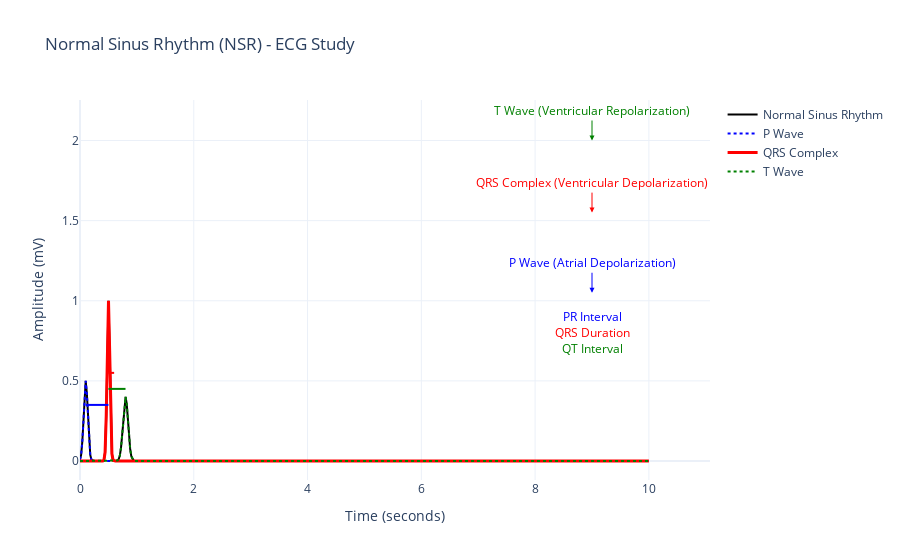

Notebook code cell kept with this figure:
### Markdown cell above
## Normal Sinus Rhythm (NSR)
Normal sinus rhythm (NSR) is the normal electrical pattern of the heart. It is characterized by:

## Regular rhythm
P wave before each QRS complex
Consistent PR interval
Heart rate of 60-100 bpm
This is the baseline rhythm in a healthy heart.

### Code cell
import plotly.graph_objects as go
import numpy as np


time = np.linspace(0, 10, 500)

# Simulated components of an ECG waveform
p_wave = np.exp(-((time - 0.1) ** 2) / 0.0025) * 0.5  
qrs_complex = np.exp(-((time - 0.5) ** 2) / 0.0012)  
t_wave = np.exp(-((time - 0.8) ** 2) / 0.004) * 0.4


ecg_waveform = p_wave + qrs_complex + t_wave


fig = go.Figure()

fig.add_trace(go.Scatter(
    x=time, 
    y=ecg_waveform, 
    mode='lines', 
    name='Normal Sinus Rhythm',
    line=dict(color="black")
))

fig.add_trace(go.Scatter(
    x=time, 
    y=p_wave, 
    mode='lines', 
    name='P Wave', 
    line=dict(color="blue", dash="dot", width=2)
))

fig.add_trace(go.Scatter(
    x=time, 
    y=qrs_complex, 
    mode='lines', 
    name='QRS Complex',
    line=dict(color="red", dash="solid", width=3)
))

fig.add_trace(go.Scatter(
    x=time, 
    y=t_wave, 
    mode='lines', 
    name='T Wave',
    line=dict(color="green", dash="dot", width=2)
))

fig.add_annotation(
    x=9.0, y=1.05,  
    text="P Wave (Atrial Depolarization)", 
    showarrow=True, 
    arrowhead=2, 
    arrowsize=1, 
    arrowcolor="blue", 
    font=dict(color="blue"),
    ax=0, ay=-30 
)
fig.add_annotation(
    x=9.0, y=1.55,
    text="QRS Complex (Ventricular Depolarization)", 
    showarrow=True, 
    arrowhead=2, 
    arrowsize=1, 
    arrowcolor="red", 
    font=dict(color="red"),
    ax=0, ay=-30  
)
fig.add_annotation(
    x=9.0, y=2,
    text="T Wave (Ventricular Repolarization)", 
    showarrow=True, 
    arrowhead=2, 
    arrowsize=1, 
    arrowcolor="green", 
    font=dict(color="green"),
    ax=0, ay=-30 
)

fig.add_shape(
    type="line", 
    x0=0.1, y0=0.35, 
    x1=0.5, y1=0.35, 
    line=dict(color="blue", width=2)  
)

fig.add_shape(
    type="line", 
    x0=0.5, y0=0.55, 
    x1=0.6, y1=0.55, 
    line=dict(color="red", width=2)  
)

fig.add_shape(
    type="line", 
    x0=0.5, y0=0.45, 
    x1=0.8, y1=0.45, 
    line=dict(color="green", width=2)  
)

fig.add_annotation(x=9.0, y=0.9, text="PR Interval", showarrow=False, font=dict(color="blue"))
fig.add_annotation(x=9.0, y=0.8, text="QRS Duration", showarrow=False, font=dict(color="red"))
fig.add_annotation(x=9.0, y=0.7, text="QT Interval", showarrow=False, font=dict(color="green"))

# Layout
fig.update_layout(
    title="Normal Sinus Rhythm (NSR) - ECG Study",
    xaxis_title="Time (seconds)",
    yaxis_title="Amplitude (mV)",
    showlegend=True,
    template="plotly_white",
    hovermode="closest"
)
fig.show()

### Figure 1 — Plotly figure (JSON) as saved in the notebook; plotly's stock layout.template omitted (floating-point values rounded to 4 significant figures; data arrays with more than 128 entries replaced by an {"elided": "..."} marker saying what was removed)
{"data": [{"line": {"color": "black"}, "mode": "lines", "name": "Normal Sinus Rhythm", "type": "scatter", "x": {"elided": "500 float values"}, "y": {"elided": "500 float values"}}, {"line": {"color": "blue", "dash": "dot", "width": 2}, "mode": "lines", "name": "P Wave", "type": "scatter", "x": {"elided": "500 float values"}, "y": {"elided": "500 float values"}}, {"line": {"color": "red", "dash": "solid", "width": 3}, "mode": "lines", "name": "QRS Complex", "type": "scatter", "x": {"elided": "500 float values"}, "y": {"elided": "500 float values"}}, {"line": {"color": "green", "dash": "dot", "width": 2}, "mode": "lines", "name": "T Wave", "type": "scatter", "x": {"elided": "500 float values"}, "y": {"elided": "500 float values"}}], "layout": {"annotations": [{"arrowcolor": "blue", "arrowhead": 2, "arrowsize": 1, "ax": 0, "ay": -30, "font": {"color": "blue"}, "showarrow": true, "text": "P Wave (Atrial Depolarization)", "x": 9, "y": 1.05}, {"arrowcolor": "red", "arrowhead": 2, "arrowsize": 1, "ax": 0, "ay": -30, "font": {"color": "red"}, "showarrow": true, "text": "QRS Complex (Ventricular Depolarization)", "x": 9, "y": 1.55}, {"arrowcolor": "green", "arrowhead": 2, "arrowsize": 1, "ax": 0, "ay": -30, "font": {"color": "green"}, "showarrow": true, "text": "T Wave (Ventricular Repolarization)", "x": 9, "y": 2}, {"font": {"color": "blue"}, "showarrow": false, "text": "PR Interval", "x": 9, "y": 0.9}, {"font": {"color": "red"}, "showarrow": false, "text": "QRS Duration", "x": 9, "y": 0.8}, {"font": {"color": "green"}, "showarrow": false, "text": "QT Interval", "x": 9, "y": 0.7}], "hovermode": "closest", "shapes": [{"line": {"color": "blue", "width": 2}, "type": "line", "x0": 0.1, "x1": 0.5, "y0": 0.35, "y1": 0.35}, {"line": {"color": "red", "width": 2}, "type": "line", "x0": 0.5, "x1": 0.6, "y0": 0.55, "y1": 0.55}, {"line": {"color": "green", "width": 2}, "type": "line", "x0": 0.5, "x1": 0.8, "y0": 0.45, "y1": 0.45}], "showlegend": true, "title": {"text": "Normal Sinus Rhythm (NSR) - ECG Study"}, "xaxis": {"title": {"text": "Time (seconds)"}}, "yaxis": {"title": {"text": "Amplitude (mV)"}}}}
